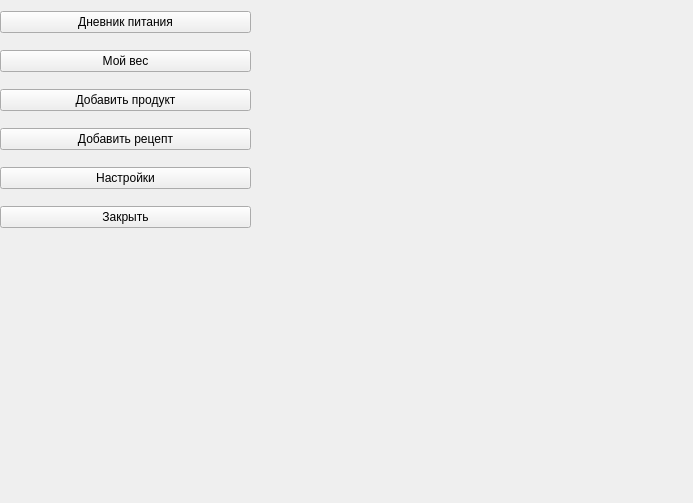
<?xml version="1.0" encoding="UTF-8"?>
<ui version="4.0">
 <class>Form</class>
 <widget class="QWidget" name="Form">
  <property name="geometry">
   <rect>
    <x>0</x>
    <y>0</y>
    <width>693</width>
    <height>503</height>
   </rect>
  </property>
  <property name="windowTitle">
   <string>Form</string>
  </property>
  <widget class="QWidget" name="verticalLayoutWidget">
   <property name="geometry">
    <rect>
     <x>0</x>
     <y>0</y>
     <width>251</width>
     <height>241</height>
    </rect>
   </property>
   <layout class="QVBoxLayout" name="verticalLayout">
    <item>
     <widget class="QPushButton" name="food_diary_button">
      <property name="text">
       <string>Дневник питания</string>
      </property>
     </widget>
    </item>
    <item>
     <widget class="QPushButton" name="my_weight_button">
      <property name="text">
       <string>Мой вес</string>
      </property>
     </widget>
    </item>
    <item>
     <widget class="QPushButton" name="add_product_button">
      <property name="text">
       <string>Добавить продукт</string>
      </property>
     </widget>
    </item>
    <item>
     <widget class="QPushButton" name="add_recipe_button">
      <property name="text">
       <string>Добавить рецепт</string>
      </property>
     </widget>
    </item>
    <item>
     <widget class="QPushButton" name="user_settings_button">
      <property name="text">
       <string>Настройки</string>
      </property>
     </widget>
    </item>
    <item>
     <widget class="QPushButton" name="close_menu_button">
      <property name="text">
       <string>Закрыть</string>
      </property>
     </widget>
    </item>
   </layout>
  </widget>
 </widget>
 <resources/>
 <connections/>
</ui>
